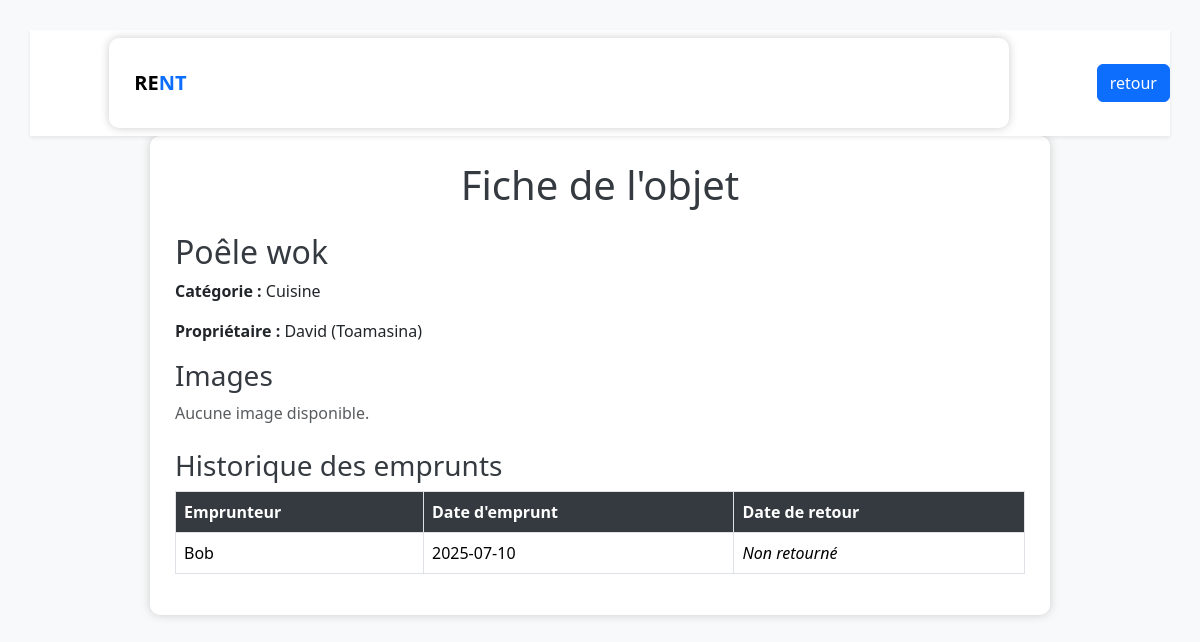
The app's page /pages/objet.php?num=40 with its own data.
### tables this page shows
CREATE TABLE s2_objet
(
    id_objet int primary key AUTO_INCREMENT,
    nom_objet varchar(20),
    id_categorie int,
    id_membre int, 
    FOREIGN KEY (id_categorie)  REFERENCES s2_categorie_objet (id_categorie) ON DELETE CASCADE,
    FOREIGN KEY (id_membre) REFERENCES s2_membre (id_membre) ON DELETE CASCADE
);

CREATE TABLE s2_categorie_objet
(
    id_categorie int primary key AUTO_INCREMENT,
    nom_categorie varchar(20)
);

CREATE TABLE s2_membre
(
    id_membre int primary key AUTO_INCREMENT,
    nom char(25),
    date_de_naissance date,
    genre char(10),
    Email varchar(70),
    ville char(25),
    MotDepasse varchar(20),
    image_profil varchar(200)    
);

CREATE TABLE s2_emprunt
(
    id_emprunt  int primary key AUTO_INCREMENT,
    id_objet int,
    id_membre int,
    date_emprunt date,
    date_retour date,
    FOREIGN KEY (id_objet)  REFERENCES s2_objet (id_objet) ON DELETE CASCADE,
    FOREIGN KEY (id_membre) REFERENCES s2_membre (id_membre) ON DELETE CASCADE
);

### includer/connection.php (called while the page is built, shortened)
<?php
function dbconnect()
{
    static $connect = null;
    if ($connect === null) {
        $connect = mysqli_connect('localhost', 'root', '', 'db_s2_ETU003993');
        mysqli_set_charset($connect, 'utf8mb4');
    }
    return $connect;
}
?>

### includer/fonction.php (called while the page is built, shortened)
<?php
require("connection.php");
function get_infos_objet($id_objet)
{
    $sql = "
        SELECT o.nom_objet, c.nom_categorie, m.nom AS nom_membre, m.ville
        FROM s2_objet o
        JOIN s2_categorie_objet c ON o.id_categorie = c.id_categorie
        JOIN s2_membre m ON o.id_membre = m.id_membre
        WHERE o.id_objet = $id_objet
    ";
    $req = mysqli_query(dbconnect(), $sql);
    return mysqli_fetch_assoc($req);
}
function get_images_objet($id_objet)
{
    $sql = "SELECT nom_image FROM s2_images_objet WHERE id_objet = $id_objet";
    $req = mysqli_query(dbconnect(), $sql);
    $images = [];
    return $images;
}
function get_historique_emprunts($id_objet)
{
    $sql = "SELECT  e.date_emprunt, e.date_retour, m.nom AS emprunteur
        FROM s2_emprunt e
        JOIN s2_membre m ON e.id_membre = m.id_membre
        WHERE e.id_objet = $id_objet
        ORDER BY e.date_emprunt DESC
    ";
    $req = mysqli_query(dbconnect(), $sql);
    $historique = [];
    while ($e = mysqli_fetch_assoc($req)) {
        $historique[] = $e;
    }
    return $historique;
}
?>

### pages/objet.php (the view, shortened to what this page needs)
<?php
require("../includer/fonction.php");
$id_objet = intval($_GET['num']);
$objet = get_infos_objet($id_objet);
$images = get_images_objet($id_objet);
$emprunts = get_historique_emprunts($id_objet);
?>
<!DOCTYPE html>
<html lang="fr">
<head>
    <link href="../assets/css/bootstrap.min.css" rel="stylesheet">
</head>
<body>
    <nav class="navbar navbar-expand-lg navbar-light bg-white shadow-sm">
  <div class="container">
    <a class="navbar-brand fw-bold" href="#">RE<span class="text-primary">NT</span>
    </a>
  </div>
  <a href="accueil.php" class="btn btn-primary ms-2">retour</a>
</nav>
    <div class="container">
        <h1 class="text-center mb-4">Fiche de l'objet</h1>
        <h2><?= $objet['nom_objet'] ?></h2>
        <p><strong>Catégorie :</strong> <?= $objet['nom_categorie'] ?></p>
        <p><strong>Propriétaire :</strong> <?= $objet['nom_membre'] ?> (<?= $objet['ville'] ?>)</p>
        <h3>Images</h3>
        <?php if (count($images) > 0) { ?>
            <div class="images-container">
                <?php foreach ($images as $index => $img) { ?>
                    <img src="../assets/uploads/<?= $img ?>" style="width: <?= $index === 0 ? '200px' : '100px' ?>;">
                <?php } ?>
            </div>
        <?php } else { ?>
            <p class="text-muted">Aucune image disponible.</p>
        <?php } ?>
        <h3 class="mt-4">Historique des emprunts</h3>
        <?php if (count($emprunts) > 0) { ?>
            <div class="table-responsive">
                <table class="table table-bordered">
                    <thead>
                        <tr>
                            <th>Emprunteur</th>
                            <th>Date d'emprunt</th>
                            <th>Date de retour</th>
                        </tr>
                    </thead>
                    <tbody>
                        <?php foreach ($emprunts as $emp) { ?>
                            <tr>
                                <td><?= $emp['emprunteur'] ?></td>
                                <td><?= $emp['date_emprunt'] ?></td>
                                <td><?= $emp['date_retour'] ?? '<i>Non retourné</i>' ?></td>
                            </tr>
                        <?php } ?>
                    </tbody>
                </table>
            </div>
        <?php } else { ?>
            <p class="text-muted">Aucun emprunt enregistré.</p>
        <?php } ?>
    </div>
</body>
</html>

### pages/objet.php (style rules this page uses)
body { background-color: #f8f9fa; padding: 30px; font-family: 'Segoe UI', sans-serif; }
.container { max-width: 900px; margin: auto; background-color: white; padding: 25px; border-radius: 10px; box-shadow: 0 0 10px #ccc; }
h1, h2, h3 { color: #343a40; }
.table th { background-color: #343a40; color: white; }

### records on screen
s2_objet: nom_objet "Poêle wok", id_categorie.nom_categorie "Cuisine", id_membre.nom "David", id_membre.ville "Toamasina"
s2_emprunt: id_membre.nom "Bob", date_emprunt "2025-07-10", date_retour "Non retourné"
